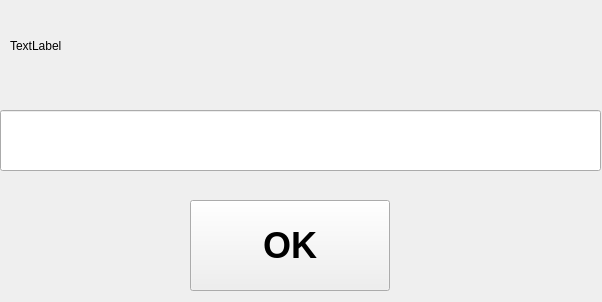
<?xml version="1.0" encoding="UTF-8"?>
<ui version="4.0">
 <class>FormInputDialog</class>
 <widget class="QWidget" name="FormInputDialog">
  <property name="geometry">
   <rect>
    <x>0</x>
    <y>0</y>
    <width>602</width>
    <height>302</height>
   </rect>
  </property>
  <property name="windowTitle">
   <string>Input</string>
  </property>
  <widget class="QPushButton" name="pushButton">
   <property name="geometry">
    <rect>
     <x>190</x>
     <y>200</y>
     <width>200</width>
     <height>91</height>
    </rect>
   </property>
   <property name="font">
    <font>
     <pointsize>27</pointsize>
     <bold>true</bold>
    </font>
   </property>
   <property name="text">
    <string>OK</string>
   </property>
  </widget>
  <widget class="QLineEdit" name="lineBarcodeInput">
   <property name="geometry">
    <rect>
     <x>0</x>
     <y>110</y>
     <width>601</width>
     <height>61</height>
    </rect>
   </property>
  </widget>
  <widget class="QLabel" name="label">
   <property name="geometry">
    <rect>
     <x>10</x>
     <y>10</y>
     <width>581</width>
     <height>71</height>
    </rect>
   </property>
   <property name="text">
    <string>TextLabel</string>
   </property>
  </widget>
 </widget>
 <resources/>
 <connections/>
</ui>
